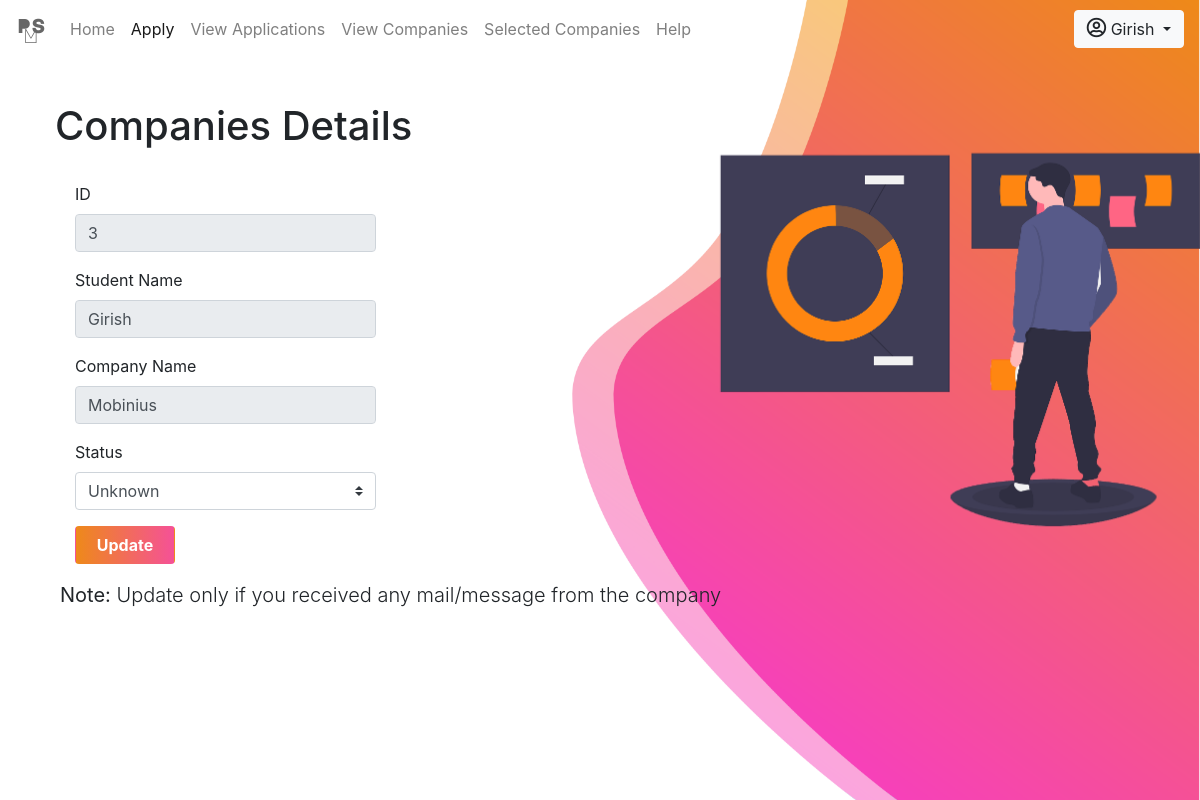
The page /student/viewcompanies.php?id=3 (signed in) on the database its author committed.
### tables this page shows
CREATE TABLE IF NOT EXISTS `applied` (
  `id` int(100) NOT NULL AUTO_INCREMENT,
  `name` varchar(200) DEFAULT NULL,
  `company` varchar(200) DEFAULT NULL,
  `status` varchar(100) DEFAULT 'Unknown',
  `chances` varchar(100) DEFAULT NULL,
  PRIMARY KEY (`id`)
);

### student/viewcompanies.php (the view, shortened to what this page needs)
<!DOCTYPE html>
<html lang="en">
<head>
    <link rel="stylesheet" href="https://maxcdn.bootstrapcdn.com/bootstrap/4.0.0/css/bootstrap.min.css">
    <link href="https://unpkg.com/gijgo@1.9.13/css/gijgo.min.css" rel="stylesheet" type="text/css" />
    <link rel="stylesheet" type="text/css" href="css/index.css">
    <?php include_once 'includes/head.php' ?>
</head>
<body>
    <div>
    	<img id="img2" src="../images/applyicon.png" width="600px" style="position: absolute; position: fixed; z-index: 1; margin-left: 55%; margin-top: 10vh;">
    </div>
    <img src="../images/apply.png" id="img1">
    	<?php include_once 'includes/nav.php' ?>
    <form action="php/viewcomp.inc.php" method="POST">
    <div class="content" style="margin-top: 40px; margin-left: -60px;">
    	<div class="form-row">
    		<div class="form-text"><h1>Companies Details</h1></div>
    	</div>
    	 <br>
    	<?php
            if (isset($_GET['id'])) {
                $id =  $_GET['id'];
    		$sql = "select * from applied where id='$id';";
    		$res = mysqli_query($conn, $sql);
    		if (mysqli_num_rows($res) > 0) {
    		while ($row = mysqli_fetch_assoc($res)) {
          ?>
            <div class="center">
            <div class="form-group col-sm-6">
                <label>ID</label>
                <input type="text" class="form-control" id="id" name="id" value="<?php echo $row['id']; ?>" readonly>
                </div>
            <div class="form-group col-sm-6">
                <label>Student Name</label>
                <input type="text" class="form-control" id="itemname" name="name" value="<?php echo $row['name']; ?>" readonly>
                </div>
            <div class="form-group col-sm-6">
                <label>Company Name</label>
                <input type="text" class="form-control" id="price" name="company" value="<?php echo $row['company']; ?>" readonly>
                </div>
            <div class="form-group col-sm-6">
                <label>Status</label>
                <select class="custom-select" name="status">
                    <option value="<?php echo $row['status']; ?>"><?php echo $row['status']; ?></option>
                </select>
            </div>
            <div class="form-group col-sm-11">
                <button type="submit" class="btn" name="update" style="width: 100px; color: white;
			font-weight: bold; background: linear-gradient(to left, #F55197, #EE891A);">Update</button>
            </div>
            <p class="lead"><b>Note: </b>Update only if you received any mail/message from the company</p>
          <?php
    	}
    	}
    }
    	?>
    </div>
    </form>
</body>
</html>

### student/css/index.css (style rules this page uses)
#img1 { position: absolute; height: 100vh; width: 100%; position: fixed; }
#img1,.content { position: absolute; }
form { margin-left: 120px; }
button { background: #514DC0; }
#img2 { z-index: 0; }

### rows shown on the page
applied: id "3", name "Girish", company "Mobinius", status "Unknown"

### other values the page prints
$_SESSION['username'] "Girish"
